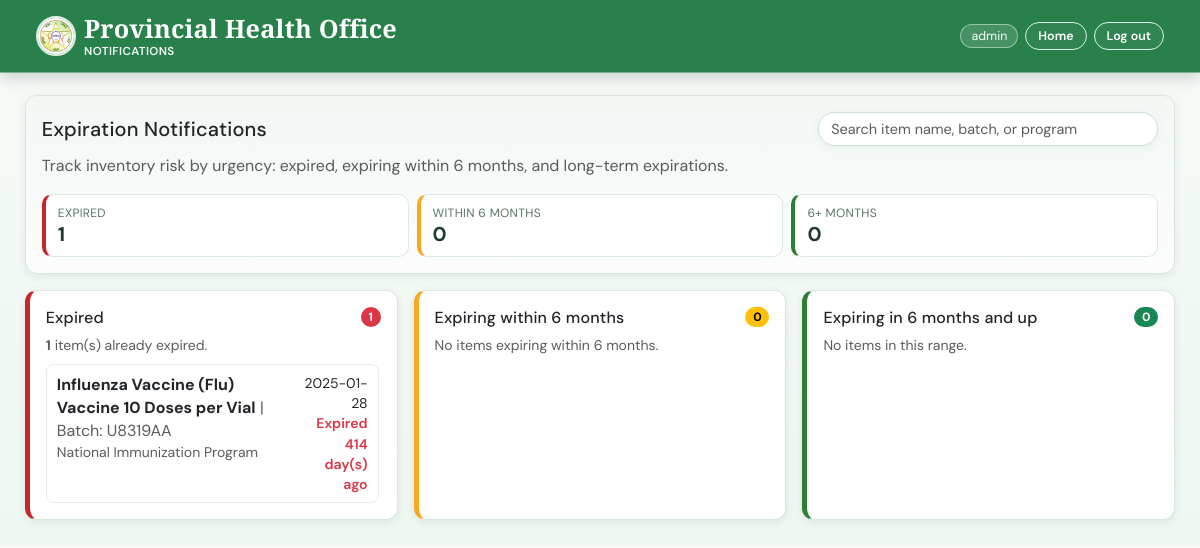
Before: /notifications.php (signed in) with the older database file.
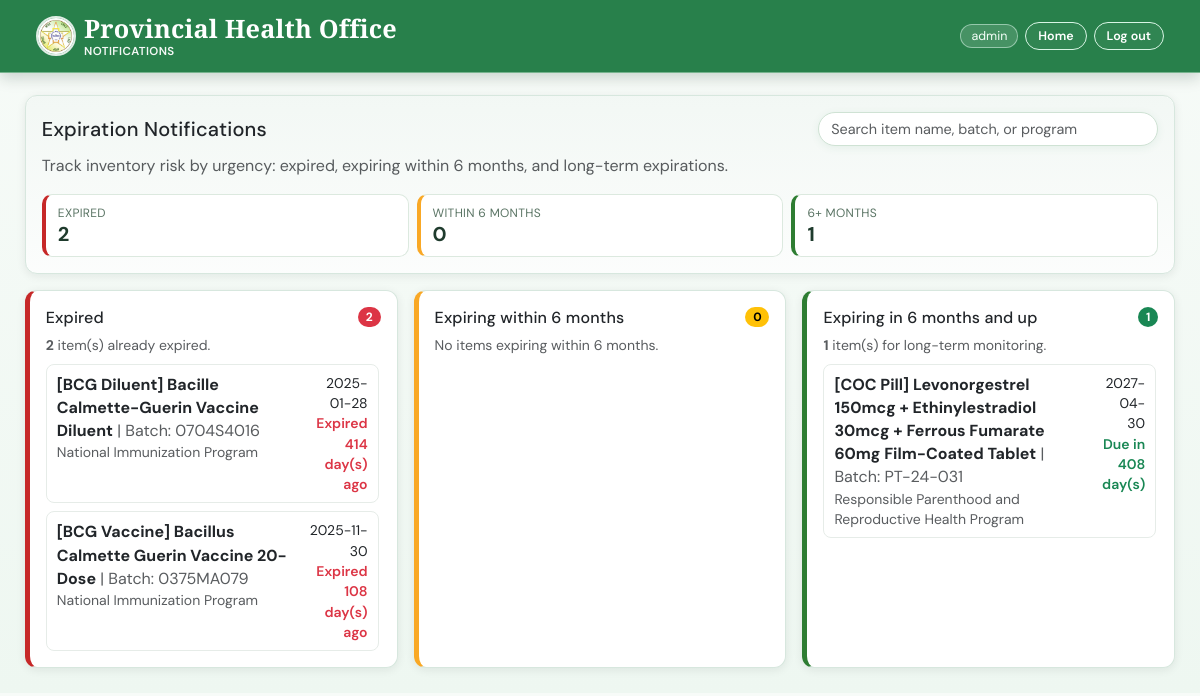
After: the same page with the newer database file.
### tables this page shows
CREATE TABLE `product_batches` (
  `id` int NOT NULL AUTO_INCREMENT,
  `product_id` int NOT NULL,
  `batch_number` varchar(100) NOT NULL,
  `stock_quantity` int DEFAULT '0',
  `expiry_date` date DEFAULT NULL,
  `created_at` timestamp NULL DEFAULT CURRENT_TIMESTAMP,
  `updated_at` timestamp NULL DEFAULT CURRENT_TIMESTAMP ON UPDATE CURRENT_TIMESTAMP,
  PRIMARY KEY (`id`),
  UNIQUE KEY `unique_batch` (`product_id`,`batch_number`),
  CONSTRAINT `fk_product` FOREIGN KEY (`product_id`) REFERENCES `products` (`id`) ON DELETE CASCADE
);

CREATE TABLE `products` (
  `id` int NOT NULL AUTO_INCREMENT,
  `product_description` text NOT NULL,
  `uom` varchar(50) NOT NULL,
  `cost_per_unit` decimal(12,2) DEFAULT '0.00',
  `program` varchar(255) DEFAULT NULL,
  `po_no` varchar(100) DEFAULT NULL,
  `place_of_delivery` varchar(255) DEFAULT NULL,
  `supplier` varchar(255) DEFAULT NULL,
  `date_of_delivery` date DEFAULT NULL,
  `delivery_term` varchar(100) DEFAULT NULL,
  `payment_term` varchar(100) DEFAULT NULL,
  `created_at` timestamp NULL DEFAULT CURRENT_TIMESTAMP,
  `updated_at` timestamp NULL DEFAULT CURRENT_TIMESTAMP ON UPDATE CURRENT_TIMESTAMP,
  PRIMARY KEY (`id`)
);

### notifications.php (the view, shortened to what this page needs)
<?php
$username = $_SESSION['username'] ?? $_SESSION['full_name'] ?? 'User';
$expiredAlerts = [];
$expiringWithinSixMonthsAlerts = [];
$expiringSixMonthsUpAlerts = [];
$expiredCount = 0;
$expiringWithinSixMonthsCount = 0;
$expiringSixMonthsUpCount = 0;
$error = '';
try {
    $pdo = getConnection();
    $pdo->exec(
        'CREATE TABLE IF NOT EXISTS products (
            id INT NOT NULL AUTO_INCREMENT,
            product_description TEXT,
            uom VARCHAR(50) DEFAULT NULL,
            cost_per_unit DECIMAL(12,2) DEFAULT 0.00,
            expiry_date DATE DEFAULT NULL,
            program VARCHAR(255) DEFAULT NULL,
            PRIMARY KEY (id)
        ) ENGINE=InnoDB DEFAULT CHARSET=utf8mb4 COLLATE=utf8mb4_0900_ai_ci'
    );
    $pdo->exec(
        'CREATE TABLE IF NOT EXISTS product_batches (
            id INT NOT NULL AUTO_INCREMENT,
            product_id INT NOT NULL,
            batch_number VARCHAR(100) NOT NULL,
            stock_quantity INT DEFAULT 0,
            expiry_date DATE DEFAULT NULL,
            created_at TIMESTAMP NULL DEFAULT CURRENT_TIMESTAMP,
            updated_at TIMESTAMP NULL DEFAULT CURRENT_TIMESTAMP ON UPDATE CURRENT_TIMESTAMP,
            PRIMARY KEY (id)
        ) ENGINE=InnoDB DEFAULT CHARSET=utf8mb4 COLLATE=utf8mb4_0900_ai_ci'
    );
    $hasProductsExpiryDate = false;
    $hasProductBatchesTable = false;
    $batchTableStmt = $pdo->query("SHOW TABLES LIKE 'product_batches'");
    if ($batchTableStmt && $batchTableStmt->fetch()) {
        $hasProductBatchesTable = true;
    }
    $today = strtotime(date('Y-m-d'));
    $sixMonthsDays = 183;
    $expiryRows = [];
    if ($hasProductBatchesTable) {
        $expiryStmt = $pdo->query('
            SELECT
                p.product_description,
                p.program,
                b.batch_number,
                b.expiry_date,
                b.stock_quantity
            FROM product_batches b
            INNER JOIN products p ON p.id = b.product_id
            WHERE b.expiry_date IS NOT NULL
            ORDER BY b.expiry_date ASC
        ');
        $expiryRows = $expiryStmt->fetchAll();
    }
    foreach ($expiryRows as $row) {
        $expiryDate = (string) ($row['expiry_date'] ?? '');
        $expiryTs = strtotime($expiryDate);
        $daysToExpiry = (int) floor(($expiryTs - $today) / 86400);
        $alertItem = [
            'description' => (string) ($row['product_description'] ?? '-'),
            'program' => (string) ($row['program'] ?? ''),
            'batch_number' => (string) ($row['batch_number'] ?? ''),
            'expiry_date' => $expiryDate,
            'stock_quantity' => $row['stock_quantity'] !== null ? (int) $row['stock_quantity'] : null,
            'days_to_expiry' => $daysToExpiry,
        ];
        if ($daysToExpiry < 0) {
            $expiredAlerts[] = $alertItem;
        } elseif ($daysToExpiry <= $sixMonthsDays) {
            $expiringWithinSixMonthsAlerts[] = $alertItem;
        } else {
            $expiringSixMonthsUpAlerts[] = $alertItem;
        }
    }
    $expiredCount = count($expiredAlerts);
    $expiringWithinSixMonthsCount = count($expiringWithinSixMonthsAlerts);
    $expiringSixMonthsUpCount = count($expiringSixMonthsUpAlerts);
} catch (PDOException $e) {
    $error = 'Unable to load notifications right now. Please check your database setup.';
}
?>
<!DOCTYPE html>
<html lang="en">
<head>
    <link rel="stylesheet" href="style.css?v=20260305">
</head>
<body class="notifications-page">
    <header class="navbar navbar-expand-lg navbar-light bg-white app-header px-3 px-md-4">
        <div class="container-fluid">
            <span class="navbar-brand mb-0 h6 app-header-title d-flex align-items-center gap-2">
                <?php if (file_exists(__DIR__ . '/PHO.png')): ?>
                    <a href="home.php" class="app-header-logo-link" aria-label="Go to homepage">
                        <img src="PHO.png" alt="Palawan Health Office Logo" class="app-logo-circle app-logo-md">
                    </a>
                <?php endif; ?>
                <span class="d-inline-flex flex-column lh-sm">
                    <span>Provincial Health Office</span>
                    <small class="fw-normal">Notifications</small>
                </span>
            </span>
            <div class="app-header-actions">
                <span class="app-user-chip"><?= htmlspecialchars($username) ?></span>
                <a href="home.php" class="btn btn-outline-secondary btn-sm app-header-action-link">Home</a>
                <a href="logout.php" class="btn btn-outline-secondary btn-sm app-header-action-link">Log out</a>
            </div>
        </div>
    </header>
    <main class="py-4">
        <div class="container">
            <?php if ($error !== ''): ?>
                <div class="alert alert-danger"><?= htmlspecialchars($error) ?></div>
            <?php else: ?>
                <div class="card app-card mb-3 notifications-hero-card">
                    <div class="card-body">
                        <div class="d-flex flex-wrap justify-content-between align-items-center gap-2 mb-2">
                            <h1 class="h5 mb-0">Expiration Notifications</h1>
                            <div class="notif-search-wrap">
                                <input
                                    type="text"
                                    id="expirySearchInput"
                                    class="form-control form-control-sm notif-search-input"
                                    placeholder="Search item name, batch, or program"
                                    aria-label="Search expiration notifications"
                                >
                            </div>
                        </div>
                        <p class="text-muted mb-0">Track inventory risk by urgency: expired, expiring within 6 months, and long-term expirations.</p>
                        <div class="row g-2 mt-2">
                            <div class="col-md-4">
                                <div class="notif-summary-box notif-summary-danger">
                                    <div class="notif-summary-label">Expired</div>
                                    <div class="notif-summary-value"><?= number_format($expiredCount) ?></div>
                                </div>
                            </div>
                            <div class="col-md-4">
                                <div class="notif-summary-box notif-summary-warning">
                                    <div class="notif-summary-label">Within 6 Months</div>
                                    <div class="notif-summary-value"><?= number_format($expiringWithinSixMonthsCount) ?></div>
                                </div>
                            </div>
                            <div class="col-md-4">
                                <div class="notif-summary-box notif-summary-success">
                                    <div class="notif-summary-label">6+ Months</div>
                                    <div class="notif-summary-value"><?= number_format($expiringSixMonthsUpCount) ?></div>
                                </div>
                            </div>
                        </div>
                    </div>
                </div>
                <div class="row g-3">
                    <div class="col-lg-4">
                        <div class="card app-card dashboard-notif-major h-100">
                            <div class="card-body">
                                <div class="d-flex justify-content-between align-items-center mb-2">
                                    <h2 class="h6 mb-0">Expired</h2>
                                    <span class="badge rounded-pill text-bg-danger"><?= number_format($expiredCount) ?></span>
                                </div>
                                <?php if ($expiredCount === 0): ?>
                                    <div class="small text-muted mb-0">No expired items right now.</div>
                                <?php else: ?>
                                    <div class="small mb-2 text-muted">
                                        <strong><?= number_format($expiredCount) ?></strong> item(s) already expired.
                                    </div>
                                    <div class="dashboard-notif-list dashboard-notif-scroll">
                                        <?php foreach ($expiredAlerts as $alert): ?>
                                            <div class="dashboard-notif-item">
                                                <div>
                                                    <strong><?= htmlspecialchars($alert['description']) ?></strong>
                                                    <?php if ($alert['batch_number'] !== ''): ?>
                                                        <span class="text-muted">| Batch: <?= htmlspecialchars($alert['batch_number']) ?></span>
                                                    <?php endif; ?>
                                                    <?php if ($alert['program'] !== ''): ?>
                                                        <div class="small text-muted"><?= htmlspecialchars($alert['program']) ?></div>
                                                    <?php endif; ?>
                                                </div>
                                                <div class="small text-end">
                                                    <div><?= htmlspecialchars($alert['expiry_date']) ?></div>
                                                    <div class="text-danger fw-semibold">
                                                        Expired <?= abs($alert['days_to_expiry']) ?> day(s) ago
                                                    </div>
                                                </div>
                                            </div>
                                        <?php endforeach; ?>
                                    </div>
                                <?php endif; ?>
                            </div>
                        </div>
                    </div>
                    <div class="col-lg-4">
                        <div class="card app-card dashboard-notif-other h-100">
                            <div class="card-body">
                                <div class="d-flex justify-content-between align-items-center mb-2">
                                    <h2 class="h6 mb-0">Expiring within 6 months</h2>
                                    <span class="badge rounded-pill text-bg-warning"><?= number_format($expiringWithinSixMonthsCount) ?></span>
                                </div>
                                <?php if ($expiringWithinSixMonthsCount === 0): ?>
                                    <div class="small text-muted mb-0">No items expiring within 6 months.</div>
                                <?php endif; ?>
                            </div>
                        </div>
                    </div>
                    <div class="col-lg-4">
                        <div class="card app-card dashboard-notif-upcoming h-100">
                            <div class="card-body">
                                <div class="d-flex justify-content-between align-items-center mb-2">
                                    <h2 class="h6 mb-0">Expiring in 6 months and up</h2>
                                    <span class="badge rounded-pill text-bg-success"><?= number_format($expiringSixMonthsUpCount) ?></span>
                                </div>
                                <?php if ($expiringSixMonthsUpCount === 0): ?>
                                    <div class="small text-muted mb-0">No items in this range.</div>
                                <?php else: ?>
                                    <div class="small mb-2 text-muted">
                                        <strong><?= number_format($expiringSixMonthsUpCount) ?></strong> item(s) for long-term monitoring.
                                    </div>
                                    <div class="dashboard-notif-list dashboard-notif-scroll">
                                        <?php foreach ($expiringSixMonthsUpAlerts as $alert): ?>
                                            <div class="dashboard-notif-item">
                                                <div>
                                                    <strong><?= htmlspecialchars($alert['description']) ?></strong>
                                                    <?php if ($alert['batch_number'] !== ''): ?>
                                                        <span class="text-muted">| Batch: <?= htmlspecialchars($alert['batch_number']) ?></span>
                                                    <?php endif; ?>
                                                    <?php if ($alert['program'] !== ''): ?>
                                                        <div class="small text-muted"><?= htmlspecialchars($alert['program']) ?></div>
                                                    <?php endif; ?>
                                                </div>
                                                <div class="small text-end">
                                                    <div><?= htmlspecialchars($alert['expiry_date']) ?></div>
                                                    <div class="text-success fw-semibold">
                                                        Due in <?= $alert['days_to_expiry'] ?> day(s)
                                                    </div>
                                                </div>
                                            </div>
                                        <?php endforeach; ?>
                                    </div>
                                <?php endif; ?>
                            </div>
                        </div>
                    </div>
                </div>
            <?php endif; ?>
        </div>
    </main>
</body>
</html>

Changed rows visible on the page:
removed product_batches: product.product_description "Influenza Vaccine (Flu) Vaccine 10 Doses per Vial", batch_number "U8319AA", product.program "National Immunization Program", expiry_date "2025-01-28", days_to_expiry "414", shown under "Expired"
added product_batches: product.product_description "[BCG Diluent] Bacille Calmette-Guerin Vaccine Diluent", batch_number "0704S4016", product.program "National Immunization Program", expiry_date "2025-01-28", days_to_expiry "414", shown under "Expired"
added product_batches: product.product_description "[BCG Vaccine] Bacillus Calmette Guerin Vaccine 20-Dose", batch_number "0375MA079", product.program "National Immunization Program", expiry_date "2025-11-30", days_to_expiry "108", shown under "Expired"
added product_batches: product.product_description "[COC Pill] Levonorgestrel 150mcg + Ethinylestradiol 30mcg + Ferrous Fumarate 60mg Film-Coated Tablet", batch_number "PT-24-031", product.program "Responsible Parenthood and Reproductive Health Program", expiry_date "2027-04-30", days_to_expiry "408", shown under "Expiring in 6 months and up"
Other visible differences:
$expiredCount: "1" → "2"
$expiringSixMonthsUpCount: "0" → "1"
$expiringSixMonthsUpCount: (not shown) → "1"
text no longer shown: "No items in this range."
text now shown: "item(s) for long-term monitoring."
